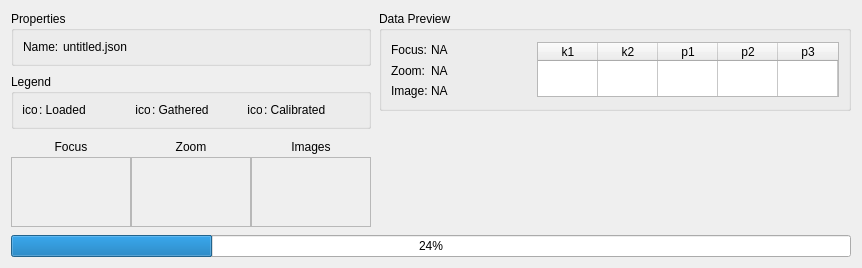
      <widget class="QWidget" name="TAB_CalibrationTab">
       <attribute name="title">
        <string> Calibrate </string>
       </attribute>
       <layout class="QVBoxLayout" name="verticalLayout_4" stretch="0,0">
        <property name="spacing">
         <number>8</number>
        </property>
        <item>
         <layout class="QHBoxLayout" name="R_DataBrowserRow">
          <item>
           <layout class="QVBoxLayout" name="C_CalibrationInformationColumn">
            <property name="spacing">
             <number>8</number>
            </property>
            <item>
             <widget class="QGroupBox" name="groupBox">
              <property name="title">
               <string>Properties</string>
              </property>
              <layout class="QHBoxLayout" name="horizontalLayout_4">
               <item>
                <layout class="QHBoxLayout" name="R_CalibrationPropertiesNameRow">
                 <property name="spacing">
                  <number>4</number>
                 </property>
                 <item>
                  <widget class="QLabel" name="L_CalibrationPropertiesFilenameTitleLabel">
                   <property name="sizePolicy">
                    <sizepolicy hsizetype="Fixed" vsizetype="Preferred">
                     <horstretch>0</horstretch>
                     <verstretch>0</verstretch>
                    </sizepolicy>
                   </property>
                   <property name="font">
                    <font>
                     <pointsize>9</pointsize>
                    </font>
                   </property>
                   <property name="text">
                    <string>Name:</string>
                   </property>
                  </widget>
                 </item>
                 <item>
                  <widget class="QLabel" name="L_CalibrationPropertiesFilenameLabel">
                   <property name="font">
                    <font>
                     <pointsize>9</pointsize>
                    </font>
                   </property>
                   <property name="text">
                    <string>untitled.json</string>
                   </property>
                  </widget>
                 </item>
                </layout>
               </item>
              </layout>
             </widget>
            </item>
            <item>
             <widget class="QGroupBox" name="GB_Legend">
              <property name="title">
               <string>Legend</string>
              </property>
              <layout class="QHBoxLayout" name="horizontalLayout_5">
               <property name="spacing">
                <number>2</number>
               </property>
               <item>
                <widget class="QLabel" name="L_LoadedPlaceHolderOrange">
                 <property name="sizePolicy">
                  <sizepolicy hsizetype="Fixed" vsizetype="Fixed">
                   <horstretch>0</horstretch>
                   <verstretch>0</verstretch>
                  </sizepolicy>
                 </property>
                 <property name="minimumSize">
                  <size>
                   <width>14</width>
                   <height>14</height>
                  </size>
                 </property>
                 <property name="maximumSize">
                  <size>
                   <width>14</width>
                   <height>14</height>
                  </size>
                 </property>
                 <property name="font">
                  <font>
                   <pointsize>9</pointsize>
                  </font>
                 </property>
                 <property name="text">
                  <string>ico</string>
                 </property>
                 <property name="alignment">
                  <set>Qt::AlignCenter</set>
                 </property>
                </widget>
               </item>
               <item>
                <widget class="QLabel" name="L_Loaded">
                 <property name="sizePolicy">
                  <sizepolicy hsizetype="Preferred" vsizetype="Preferred">
                   <horstretch>0</horstretch>
                   <verstretch>0</verstretch>
                  </sizepolicy>
                 </property>
                 <property name="font">
                  <font>
                   <pointsize>9</pointsize>
                  </font>
                 </property>
                 <property name="text">
                  <string>: Loaded</string>
                 </property>
                </widget>
               </item>
               <item>
                <widget class="QLabel" name="L_GatheredPlaceholderPurple">
                 <property name="sizePolicy">
                  <sizepolicy hsizetype="Fixed" vsizetype="Fixed">
                   <horstretch>0</horstretch>
                   <verstretch>0</verstretch>
                  </sizepolicy>
                 </property>
                 <property name="minimumSize">
                  <size>
                   <width>14</width>
                   <height>14</height>
                  </size>
                 </property>
                 <property name="maximumSize">
                  <size>
                   <width>14</width>
                   <height>14</height>
                  </size>
                 </property>
                 <property name="font">
                  <font>
                   <pointsize>9</pointsize>
                  </font>
                 </property>
                 <property name="text">
                  <string>ico</string>
                 </property>
                 <property name="alignment">
                  <set>Qt::AlignCenter</set>
                 </property>
                </widget>
               </item>
               <item>
                <widget class="QLabel" name="L_Gathered">
                 <property name="sizePolicy">
                  <sizepolicy hsizetype="Preferred" vsizetype="Preferred">
                   <horstretch>0</horstretch>
                   <verstretch>0</verstretch>
                  </sizepolicy>
                 </property>
                 <property name="font">
                  <font>
                   <pointsize>9</pointsize>
                  </font>
                 </property>
                 <property name="text">
                  <string>: Gathered</string>
                 </property>
                </widget>
               </item>
               <item>
                <widget class="QLabel" name="L_CalibratedPlaceHolderGreen">
                 <property name="sizePolicy">
                  <sizepolicy hsizetype="Fixed" vsizetype="Fixed">
                   <horstretch>0</horstretch>
                   <verstretch>0</verstretch>
                  </sizepolicy>
                 </property>
                 <property name="minimumSize">
                  <size>
                   <width>14</width>
                   <height>14</height>
                  </size>
                 </property>
                 <property name="maximumSize">
                  <size>
                   <width>14</width>
                   <height>14</height>
                  </size>
                 </property>
                 <property name="font">
                  <font>
                   <pointsize>9</pointsize>
                  </font>
                 </property>
                 <property name="text">
                  <string>ico</string>
                 </property>
                 <property name="alignment">
                  <set>Qt::AlignCenter</set>
                 </property>
                </widget>
               </item>
               <item>
                <widget class="QLabel" name="L_Calibrated">
                 <property name="sizePolicy">
                  <sizepolicy hsizetype="Preferred" vsizetype="Preferred">
                   <horstretch>0</horstretch>
                   <verstretch>0</verstretch>
                  </sizepolicy>
                 </property>
                 <property name="font">
                  <font>
                   <pointsize>9</pointsize>
                  </font>
                 </property>
                 <property name="text">
                  <string>: Calibrated</string>
                 </property>
                </widget>
               </item>
              </layout>
             </widget>
            </item>
            <item>
             <layout class="QHBoxLayout" name="R_CalibrationDataBrowserRow">
              <property name="spacing">
               <number>0</number>
              </property>
              <item>
               <layout class="QVBoxLayout" name="C_CalibrationFocusDataColumn">
                <property name="spacing">
                 <number>0</number>
                </property>
                <property name="topMargin">
                 <number>0</number>
                </property>
                <item>
                 <widget class="QLabel" name="L_CalibrationFocusDataLabel">
                  <property name="sizePolicy">
                   <sizepolicy hsizetype="Fixed" vsizetype="Fixed">
                    <horstretch>0</horstretch>
                    <verstretch>0</verstretch>
                   </sizepolicy>
                  </property>
                  <property name="minimumSize">
                   <size>
                    <width>0</width>
                    <height>20</height>
                   </size>
                  </property>
                  <property name="maximumSize">
                   <size>
                    <width>120</width>
                    <height>16777215</height>
                   </size>
                  </property>
                  <property name="text">
                   <string>Focus</string>
                  </property>
                  <property name="alignment">
                   <set>Qt::AlignCenter</set>
                  </property>
                 </widget>
                </item>
                <item>
                 <widget class="QScrollArea" name="SA_CalibrationFocusScrollArea">
                  <property name="sizePolicy">
                   <sizepolicy hsizetype="Fixed" vsizetype="Expanding">
                    <horstretch>0</horstretch>
                    <verstretch>0</verstretch>
                   </sizepolicy>
                  </property>
                  <property name="minimumSize">
                   <size>
                    <width>120</width>
                    <height>0</height>
                   </size>
                  </property>
                  <property name="maximumSize">
                   <size>
                    <width>120</width>
                    <height>16777215</height>
                   </size>
                  </property>
                  <property name="frameShadow">
                   <enum>QFrame::Sunken</enum>
                  </property>
                  <property name="lineWidth">
                   <number>3</number>
                  </property>
                  <property name="widgetResizable">
                   <bool>true</bool>
                  </property>
                  <widget class="QWidget" name="scrollAreaWidgetContents">
                   <property name="geometry">
                    <rect>
                     <x>0</x>
                     <y>0</y>
                     <width>118</width>
                     <height>311</height>
                    </rect>
                   </property>
                  </widget>
                 </widget>
                </item>
               </layout>
              </item>
              <item>
               <layout class="QVBoxLayout" name="C_CalibrationZoomDataColumn">
                <property name="spacing">
                 <number>0</number>
                </property>
                <property name="sizeConstraint">
                 <enum>QLayout::SetDefaultConstraint</enum>
                </property>
                <property name="topMargin">
                 <number>0</number>
                </property>
                <item>
                 <widget class="QLabel" name="L_CalibrationZoomDataLabel">
                  <property name="sizePolicy">
                   <sizepolicy hsizetype="Fixed" vsizetype="Fixed">
                    <horstretch>0</horstretch>
                    <verstretch>0</verstretch>
                   </sizepolicy>
                  </property>
                  <property name="minimumSize">
                   <size>
                    <width>0</width>
                    <height>20</height>
                   </size>
                  </property>
                  <property name="maximumSize">
                   <size>
                    <width>120</width>
                    <height>16777215</height>
                   </size>
                  </property>
                  <property name="text">
                   <string>Zoom</string>
                  </property>
                  <property name="alignment">
                   <set>Qt::AlignCenter</set>
                  </property>
                 </widget>
                </item>
                <item>
                 <widget class="QScrollArea" name="SA_CalibrationZoomScrollArea">
                  <property name="sizePolicy">
                   <sizepolicy hsizetype="Fixed" vsizetype="Expanding">
                    <horstretch>0</horstretch>
                    <verstretch>0</verstretch>
                   </sizepolicy>
                  </property>
                  <property name="minimumSize">
                   <size>
                    <width>120</width>
                    <height>0</height>
                   </size>
                  </property>
                  <property name="maximumSize">
                   <size>
                    <width>120</width>
                    <height>16777215</height>
                   </size>
                  </property>
                  <property name="frameShadow">
                   <enum>QFrame::Sunken</enum>
                  </property>
                  <property name="lineWidth">
                   <number>3</number>
                  </property>
                  <property name="widgetResizable">
                   <bool>true</bool>
                  </property>
                  <widget class="QWidget" name="scrollAreaWidgetContents_2">
                   <property name="geometry">
                    <rect>
                     <x>0</x>
                     <y>0</y>
                     <width>118</width>
                     <height>311</height>
                    </rect>
                   </property>
                  </widget>
                 </widget>
                </item>
               </layout>
              </item>
              <item>
               <layout class="QVBoxLayout" name="C_CalibrationFocusImageColumn">
                <property name="spacing">
                 <number>0</number>
                </property>
                <property name="topMargin">
                 <number>0</number>
                </property>
                <item>
                 <widget class="QLabel" name="L_CalibrationImageDataLabel">
                  <property name="sizePolicy">
                   <sizepolicy hsizetype="Fixed" vsizetype="Fixed">
                    <horstretch>0</horstretch>
                    <verstretch>0</verstretch>
                   </sizepolicy>
                  </property>
                  <property name="minimumSize">
                   <size>
                    <width>0</width>
                    <height>20</height>
                   </size>
                  </property>
                  <property name="maximumSize">
                   <size>
                    <width>120</width>
                    <height>16777215</height>
                   </size>
                  </property>
                  <property name="text">
                   <string>Images</string>
                  </property>
                  <property name="alignment">
                   <set>Qt::AlignCenter</set>
                  </property>
                 </widget>
                </item>
                <item>
                 <widget class="QScrollArea" name="SA_CalibrationImageScrollArea">
                  <property name="sizePolicy">
                   <sizepolicy hsizetype="Fixed" vsizetype="Expanding">
                    <horstretch>0</horstretch>
                    <verstretch>0</verstretch>
                   </sizepolicy>
                  </property>
                  <property name="minimumSize">
                   <size>
                    <width>120</width>
                    <height>0</height>
                   </size>
                  </property>
                  <property name="maximumSize">
                   <size>
                    <width>120</width>
                    <height>16777215</height>
                   </size>
                  </property>
                  <property name="frameShadow">
                   <enum>QFrame::Sunken</enum>
                  </property>
                  <property name="lineWidth">
                   <number>3</number>
                  </property>
                  <property name="widgetResizable">
                   <bool>true</bool>
                  </property>
                  <widget class="QWidget" name="scrollAreaWidgetContents_4">
                   <property name="geometry">
                    <rect>
                     <x>0</x>
                     <y>0</y>
                     <width>118</width>
                     <height>311</height>
                    </rect>
                   </property>
                  </widget>
                 </widget>
                </item>
               </layout>
              </item>
             </layout>
            </item>
           </layout>
          </item>
          <item>
           <layout class="QVBoxLayout" name="C_DataBrowserInfoColumn">
            <property name="topMargin">
             <number>0</number>
            </property>
            <item>
             <spacer name="HS_01">
              <property name="orientation">
               <enum>Qt::Horizontal</enum>
              </property>
              <property name="sizeHint" stdset="0">
               <size>
                <width>40</width>
                <height>0</height>
               </size>
              </property>
             </spacer>
            </item>
            <item>
             <widget class="QGroupBox" name="GB_CalibrationDataPreviewGroupBox">
              <property name="sizePolicy">
               <sizepolicy hsizetype="Preferred" vsizetype="Fixed">
                <horstretch>0</horstretch>
                <verstretch>0</verstretch>
               </sizepolicy>
              </property>
              <property name="minimumSize">
               <size>
                <width>0</width>
                <height>100</height>
               </size>
              </property>
              <property name="maximumSize">
               <size>
                <width>16777215</width>
                <height>100</height>
               </size>
              </property>
              <property name="title">
               <string>Data Preview</string>
              </property>
              <layout class="QHBoxLayout" name="horizontalLayout">
               <property name="topMargin">
                <number>4</number>
               </property>
               <property name="bottomMargin">
                <number>4</number>
               </property>
               <item>
                <layout class="QVBoxLayout" name="C_DataPreviewDataValuesColumn">
                 <property name="spacing">
                  <number>0</number>
                 </property>
                 <property name="topMargin">
                  <number>4</number>
                 </property>
                 <property name="bottomMargin">
                  <number>4</number>
                 </property>
                 <item>
                  <layout class="QHBoxLayout" name="R_DataPreviewFocusValueRow">
                   <item>
                    <widget class="QLabel" name="L_DataPreviewFocusTitleLabel">
                     <property name="sizePolicy">
                      <sizepolicy hsizetype="Fixed" vsizetype="Preferred">
                       <horstretch>0</horstretch>
                       <verstretch>0</verstretch>
                      </sizepolicy>
                     </property>
                     <property name="minimumSize">
                      <size>
                       <width>40</width>
                       <height>22</height>
                      </size>
                     </property>
                     <property name="maximumSize">
                      <size>
                       <width>36</width>
                       <height>16777215</height>
                      </size>
                     </property>
                     <property name="font">
                      <font>
                       <pointsize>9</pointsize>
                      </font>
                     </property>
                     <property name="text">
                      <string>Focus:</string>
                     </property>
                     <property name="alignment">
                      <set>Qt::AlignLeading|Qt::AlignLeft|Qt::AlignVCenter</set>
                     </property>
                    </widget>
                   </item>
                   <item>
                    <widget class="QLabel" name="L_DataPreviewFocusValueLabel">
                     <property name="sizePolicy">
                      <sizepolicy hsizetype="Preferred" vsizetype="Preferred">
                       <horstretch>0</horstretch>
                       <verstretch>0</verstretch>
                      </sizepolicy>
                     </property>
                     <property name="minimumSize">
                      <size>
                       <width>60</width>
                       <height>22</height>
                      </size>
                     </property>
                     <property name="font">
                      <font>
                       <pointsize>9</pointsize>
                      </font>
                     </property>
                     <property name="text">
                      <string>NA</string>
                     </property>
                     <property name="alignment">
                      <set>Qt::AlignLeading|Qt::AlignLeft|Qt::AlignVCenter</set>
                     </property>
                    </widget>
                   </item>
                  </layout>
                 </item>
                 <item>
                  <layout class="QHBoxLayout" name="R_DataPreviewZoomValueRow">
                   <item>
                    <widget class="QLabel" name="L_DataPreviewZoomTitleLabel">
                     <property name="sizePolicy">
                      <sizepolicy hsizetype="Fixed" vsizetype="Preferred">
                       <horstretch>0</horstretch>
                       <verstretch>0</verstretch>
                      </sizepolicy>
                     </property>
                     <property name="minimumSize">
                      <size>
                       <width>40</width>
                       <height>22</height>
                      </size>
                     </property>
                     <property name="maximumSize">
                      <size>
                       <width>36</width>
                       <height>16777215</height>
                      </size>
                     </property>
                     <property name="font">
                      <font>
                       <pointsize>9</pointsize>
                      </font>
                     </property>
                     <property name="text">
                      <string>Zoom:</string>
                     </property>
                     <property name="alignment">
                      <set>Qt::AlignLeading|Qt::AlignLeft|Qt::AlignVCenter</set>
                     </property>
                    </widget>
                   </item>
                   <item>
                    <widget class="QLabel" name="L_DataPreviewZoomValueLabel">
                     <property name="sizePolicy">
                      <sizepolicy hsizetype="Preferred" vsizetype="Preferred">
                       <horstretch>0</horstretch>
                       <verstretch>0</verstretch>
                      </sizepolicy>
                     </property>
                     <property name="minimumSize">
                      <size>
                       <width>60</width>
                       <height>22</height>
                      </size>
                     </property>
                     <property name="font">
                      <font>
                       <pointsize>9</pointsize>
                      </font>
                     </property>
                     <property name="text">
                      <string>NA</string>
                     </property>
                     <property name="alignment">
                      <set>Qt::AlignLeading|Qt::AlignLeft|Qt::AlignVCenter</set>
                     </property>
                    </widget>
                   </item>
                  </layout>
                 </item>
                 <item>
                  <layout class="QHBoxLayout" name="R_DataPreviewImageValueRow">
                   <item>
                    <widget class="QLabel" name="L_DataPreviewImageTitleLabel">
                     <property name="sizePolicy">
                      <sizepolicy hsizetype="Fixed" vsizetype="Preferred">
                       <horstretch>0</horstretch>
                       <verstretch>0</verstretch>
                      </sizepolicy>
                     </property>
                     <property name="minimumSize">
                      <size>
                       <width>40</width>
                       <height>22</height>
                      </size>
                     </property>
                     <property name="maximumSize">
                      <size>
                       <width>36</width>
                       <height>16777215</height>
                      </size>
                     </property>
                     <property name="font">
                      <font>
                       <pointsize>9</pointsize>
                      </font>
                     </property>
                     <property name="text">
                      <string>Image:</string>
                     </property>
                     <property name="alignment">
                      <set>Qt::AlignLeading|Qt::AlignLeft|Qt::AlignVCenter</set>
                     </property>
                    </widget>
                   </item>
                   <item>
                    <widget class="QLabel" name="L_DataPreviewImageValueLabel">
                     <property name="sizePolicy">
                      <sizepolicy hsizetype="Preferred" vsizetype="Preferred">
                       <horstretch>0</horstretch>
                       <verstretch>0</verstretch>
                      </sizepolicy>
                     </property>
                     <property name="minimumSize">
                      <size>
                       <width>60</width>
                       <height>22</height>
                      </size>
                     </property>
                     <property name="font">
                      <font>
                       <pointsize>9</pointsize>
                      </font>
                     </property>
                     <property name="text">
                      <string>NA</string>
                     </property>
                     <property name="alignment">
                      <set>Qt::AlignLeading|Qt::AlignLeft|Qt::AlignVCenter</set>
                     </property>
                    </widget>
                   </item>
                  </layout>
                 </item>
                </layout>
               </item>
               <item>
                <spacer name="HS_03">
                 <property name="orientation">
                  <enum>Qt::Horizontal</enum>
                 </property>
                 <property name="sizeHint" stdset="0">
                  <size>
                   <width>40</width>
                   <height>20</height>
                  </size>
                 </property>
                </spacer>
               </item>
               <item>
                <layout class="QVBoxLayout" name="C_DataPreviewDistCoefColumn">
                 <property name="topMargin">
                  <number>7</number>
                 </property>
                 <property name="bottomMargin">
                  <number>7</number>
                 </property>
                 <item>
                  <widget class="QTableWidget" name="TW_DataPreviewDistCoefTable">
                   <property name="sizePolicy">
                    <sizepolicy hsizetype="Fixed" vsizetype="Preferred">
                     <horstretch>0</horstretch>
                     <verstretch>0</verstretch>
                    </sizepolicy>
                   </property>
                   <property name="minimumSize">
                    <size>
                     <width>0</width>
                     <height>0</height>
                    </size>
                   </property>
                   <property name="maximumSize">
                    <size>
                     <width>16777215</width>
                     <height>16777215</height>
                    </size>
                   </property>
                   <property name="font">
                    <font>
                     <pointsize>9</pointsize>
                    </font>
                   </property>
                   <property name="verticalScrollBarPolicy">
                    <enum>Qt::ScrollBarAlwaysOff</enum>
                   </property>
                   <property name="horizontalScrollBarPolicy">
                    <enum>Qt::ScrollBarAlwaysOff</enum>
                   </property>
                   <property name="sizeAdjustPolicy">
                    <enum>QAbstractScrollArea::AdjustToContents</enum>
                   </property>
                   <property name="editTriggers">
                    <set>QAbstractItemView::NoEditTriggers</set>
                   </property>
                   <property name="tabKeyNavigation">
                    <bool>false</bool>
                   </property>
                   <property name="showDropIndicator" stdset="0">
                    <bool>false</bool>
                   </property>
                   <property name="dragDropOverwriteMode">
                    <bool>false</bool>
                   </property>
                   <property name="gridStyle">
                    <enum>Qt::SolidLine</enum>
                   </property>
                   <property name="rowCount">
                    <number>1</number>
                   </property>
                   <property name="columnCount">
                    <number>5</number>
                   </property>
                   <attribute name="horizontalHeaderMinimumSectionSize">
                    <number>60</number>
                   </attribute>
                   <attribute name="horizontalHeaderDefaultSectionSize">
                    <number>60</number>
                   </attribute>
                   <attribute name="verticalHeaderVisible">
                    <bool>false</bool>
                   </attribute>
                   <attribute name="verticalHeaderMinimumSectionSize">
                    <number>40</number>
                   </attribute>
                   <attribute name="verticalHeaderDefaultSectionSize">
                    <number>40</number>
                   </attribute>
                   <row>
                    <property name="text">
                     <string>coefficents</string>
                    </property>
                   </row>
                   <column>
                    <property name="text">
                     <string>k1</string>
                    </property>
                   </column>
                   <column>
                    <property name="text">
                     <string>k2</string>
                    </property>
                   </column>
                   <column>
                    <property name="text">
                     <string>p1</string>
                    </property>
                   </column>
                   <column>
                    <property name="text">
                     <string>p2</string>
                    </property>
                   </column>
                   <column>
                    <property name="text">
                     <string>p3</string>
                    </property>
                   </column>
                  </widget>
                 </item>
                </layout>
               </item>
              </layout>
             </widget>
            </item>
            <item>
             <spacer name="VS_01">
              <property name="orientation">
               <enum>Qt::Vertical</enum>
              </property>
              <property name="sizeHint" stdset="0">
               <size>
                <width>0</width>
                <height>0</height>
               </size>
              </property>
             </spacer>
            </item>
           </layout>
          </item>
         </layout>
        </item>
        <item>
         <widget class="QProgressBar" name="PB_CalibrationProgressBar">
          <property name="value">
           <number>24</number>
          </property>
         </widget>
        </item>
       </layout>
      </widget>
